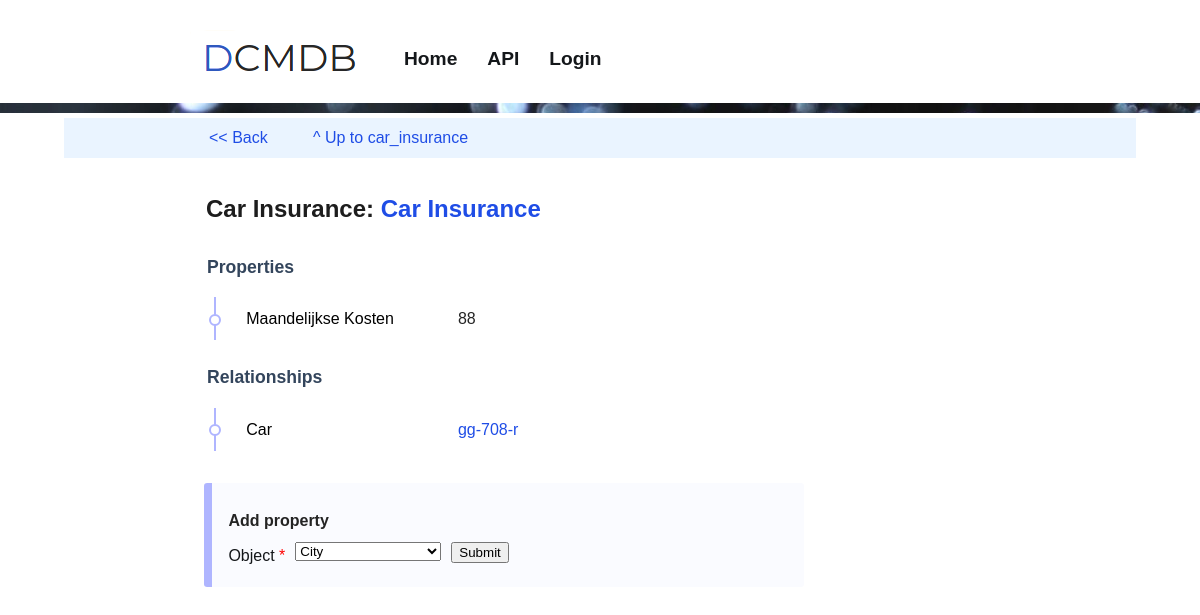
/ui/api/v1/class/car/gg-708-r/car_insurance/14, run on the app's committed database.
### tables this page shows
CREATE TABLE classes (id integer primary key autoincrement, handle text UNIQUE, name text, type text, description text, appended integer, unit text, value_prefix, value_limit text, applies_to text, accepts text);

CREATE TABLE records (id integer primary key autoincrement, class_id int, handle text, label text, value text, target_id int, alias_src_id int, alias_dst_id int);

### frontend/api_v1.py (the view)
@api.route('/ui/api/v1/class/<class_handle>/<record_handle>/<lo_class_handle>/<lo_id>', methods=['GET', 'POST'])
@api.route('/ui/api/v1/class/<class_handle>/<record_handle>/<lo_class_handle>/<lo_id>/', methods=['GET', 'POST'])
def route_linked_object_handle(class_handle, record_handle, lo_class_handle, lo_id):
    return render_record_details(lo_id)

### frontend/forms.py
class AddPropertyForm_choose_class(FlaskForm):
    class_handle   = SelectField('Object', validators=[Optional()])
    submit1       = SubmitField('Submit')

class AddPropertyForm_choose_record(FlaskForm):
    class_handle   = StringField('Class',validators=[InputRequired()])
    record_handle = SelectField('Record', validators=[InputRequired()])
    submit2       = SubmitField('Submit')

### backend/app.py (called while the page is built)
    def get_record_class(self, class_id):
        query = "SELECT * FROM classes WHERE id = {}".format(class_id)
        row = self.db.fetch_one(query)
        if row is None or row is False:
            return False
        return RecordClass(self, class_id)

    def get_all_record_classes(self):
        query = "SELECT * FROM classes"
        return self.get_object_list(query, RecordClass)

    def get_record(self, record_id):
        query = "SELECT * FROM records WHERE id = {}".format(record_id)
        row = self.db.fetch_one(query)
        if row is None or row is False:
            return False
        return Record(self, record_id)

    def get_object_list(self, query, ObjectClass):
        query_result = self.db.fetch_all(query)
        object_list = []
        for row in query_result:
            obj_id = row[0]
            obj = ObjectClass(self, obj_id)
            object_list.append(obj)
        return object_list

    def csl_to_list(self, csl):
        l = csl.split(", ")
        return list(filter(None, l))

### backend/application/sqlite_engine.py (called while the page is built)
    def connect(self):
        if self.connection == False:
            self.connection = sqlite3.connect(self.url)
            self.cursor = self.connection.cursor()

    def commit(self):
        self.connection.commit()

    def close_connection(self):
        self.connection.close()
        self.connection = False

    def fetch_one(self, query):
        self.connect()
        qr = self.cursor.execute(query)
        result = self.cursor.fetchone()
        self.commit()
        self.close_connection()
        return result

    def fetch_all(self, query):
        self.connect()
        qr = self.cursor.execute(query)
        result = self.cursor.fetchall()
        self.commit()
        self.close_connection()
        return result

### backend/classes/record.py (called while the page is built)
    def set_attr(self, name, value, list=True):
        if hasattr(self, name) == False:
            setattr(self, name, [value])
        else:
            setattr(self, name, getattr(self, name) + [value])

    @property
    def target(self):
        return self.target_obj

    @property
    def type(self):
        return self.class_type

### frontend/templates/api_v1_record_details.html (shortened to what this page needs)
{% extends "base.html" %}
{% from 'common.html' import api_nav %}
{% from 'common.html' import input as input %}
{% block extra_css %}
		<link rel="stylesheet" href="/static/dist/css/forms.css" />
{% endblock %}
{% block content %}
<article style="max-width:100vw;" class="flat-article">
	{{ api_nav(g) }}
</article>
<article class="flat-article">
	<h1> {{ g.record.class_name }}:  <a href="/ui/api/v1/{{ g.record.url }}">{{ g.title }}</a></h1>
</article>
<article>
<table>
	<table class="tablelist">
		{% if g.record.custom_attributes %}
			<tr><td colspan="3"><h2>Properties</h2></td></tr>
			{% for group in g.record.custom_attributes %}
				{% set rc = group[1][0].record_class %}
				<tr>
					<td class="bullet" valign="top" rowspan="{{ group[1]|length + 1 }}">
						<a style="color:black;" href="/ui/api/v1/{{ rc.url }}">
							{{ rc.name }}
						</a>
					</td>
				</tr>
				{% for obj in group[1] %}
					<tr>
						{% if obj.class_type == 'value' %}
							<td>
								 {{ obj.value }}
							</td>
						{% elif obj.class_type == 'alias' %}
							<td colspan="2">
								<a href="/ui/api/v1/{{ obj.alias_src.url }}">
									{{ obj.alias_src.label }}
								</a>
							</td>
						{% else %}
							<td colspan="2">
								<a href="/ui/api/v1/{{ obj.url }}">
									{{ obj.label }}
								</a>
							</td>
						{% endif %}
					</tr>
				{% endfor %}
			{% endfor %}
		{% endif %}
		{% if g.record.member_list %}
			<tr><td colspan="3"><h2>Relationships</h2></td></tr>
			{% for group in g.record.member_list %}
				{% set rc = group[1][0].record_class %}
				<tr>
					<td class="bullet" valign="top" rowspan="{{ group[1]|length + 1 }}">
						{% if rc.type == 'alias' %}
								<a style="color:black;" href="/ui/api/v1/{{ rc.url }}">
								{{ rc.name }} of
								</a>
						{% else %}
							<a style="color:black;" href="/ui/api/v1/{{ rc.url }}">
								{{ rc.name }}
							</a>
						{% endif %}
					</td>
				</tr>
				{% for obj in group[1] %}
					<tr>
						{% if obj.class_type == 'value' %}
							<td>
								dgdf<span style="color:gray">{{ obj.value_prefix }}</span> {{ obj.value }} <span style="color:gray">{{ obj.unit }}</span>
							</td>
						{% else %}
							<td colspan="2">
								<a href="/ui/api/v1/{{ obj.url }}">
									{{ obj.label }}
								</a>
							</td>
						{% endif %}
					</tr>
				{% endfor %}
			{% endfor %}
		{% endif %}
	</table>
</article>
<div id="nav-inpage" class="dark">
		{% if g.form == 'choose_class' %}
		<form method="POST" class="flat">
		<h4> Add property</h4>
		{{ input(form.class_handle,5,True) }}
		{{ form.submit1 }}
		</form>
		{% endif %}
</div>
{% endblock %}

### data on the page
classes: record.class_name "Car Insurance"
records: title "Car Insurance"
classes: name "Maandelijkse Kosten"
records: value "88"
classes: name "Car"
records: label "gg-708-r"

### other printed values
{{ g.parent_page_link_name }} "^ Up to car_insurance"
{{ field.label }} "Object"
